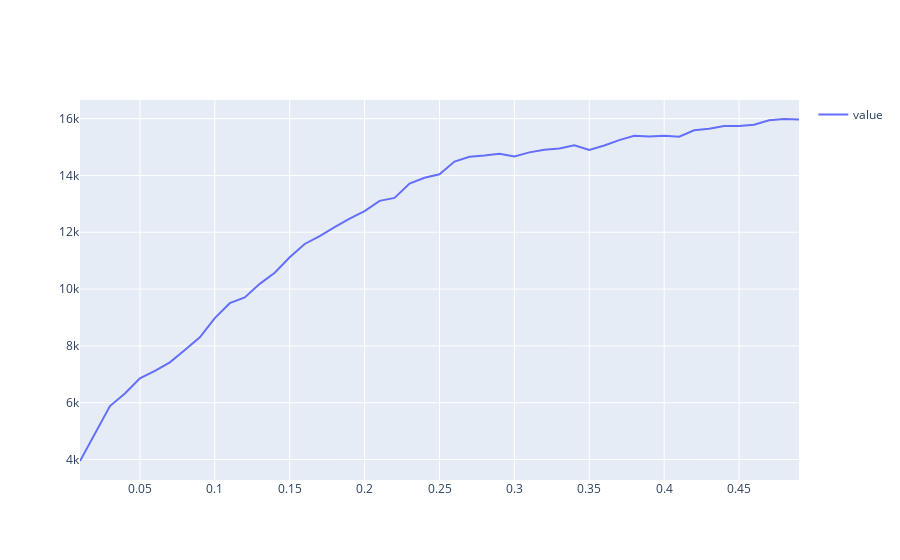
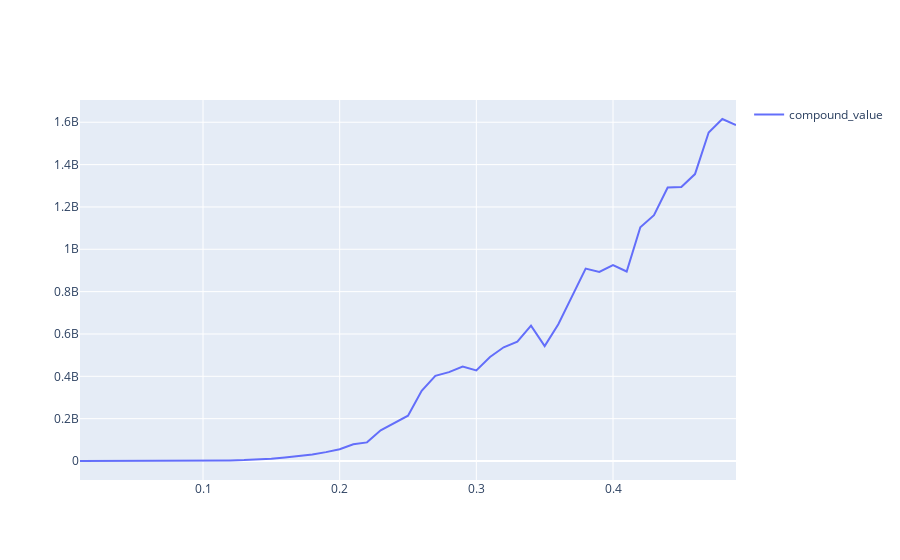

These figures' notebook cell, in order:
### Code cell
value_list = []
compound_value_list = []
range_list = [x/100 for x in range(1, 50)]
for pct in range_list:
    df_rel_delta = df[['open', 'Ratio_EMA_12_21']].copy()
    df_rel_delta['Signal_Ratio_EMA_12_21'] = np.where((df_rel_delta['Ratio_EMA_12_21'] < pct) & (df_rel_delta['Ratio_EMA_12_21'].shift(1) > pct), -1,
                                            np.where((df_rel_delta['Ratio_EMA_12_21'] > -pct) & (df_rel_delta['Ratio_EMA_12_21'].shift(1) < -pct), 1, 0))
    df_rel_delta.drop(columns='Ratio_EMA_12_21', inplace=True)
    _, trades_next_rel_delta, _, _ = get_trades(df_rel_delta, 'Signal_Ratio_EMA_12_21', freq)

    value, df_pnl = pnl(trades_next_rel_delta, verbose=False)
    value_list.append(value)

    compound_value, df_compound_pnl, df_compound_return = pnl_compund(trades_next_rel_delta, verbose=False)
    compound_value_list.append(compound_value)

df_roi = pd.DataFrame({'pct': range_list, 'value': value_list})
df_roi.set_index('pct', inplace=True)
plot_df(df_roi)
# plot_df(df_pnl)

df_compound_roi = pd.DataFrame({'pct': range_list, 'compound_value': compound_value_list})
df_compound_roi.set_index('pct', inplace=True)
plot_df(df_compound_roi)
# plot_df(df_compound_pnl)
# plot_df(df_compound_return*100)

### Figure 1 — Plotly figure (JSON) as saved in the notebook; plotly's stock layout.template omitted (floating-point values rounded to 4 significant figures)
{"data": [{"mode": "lines", "name": "value", "type": "scatter", "x": [0.01, 0.02, 0.03, 0.04, 0.05, 0.06, 0.07, 0.08, 0.09, 0.1, 0.11, 0.12, 0.13, 0.14, 0.15, 0.16, 0.17, 0.18, 0.19, 0.2, 0.21, 0.22, 0.23, 0.24, 0.25, 0.26, 0.27, 0.28, 0.29, 0.3, 0.31, 0.32, 0.33, 0.34, 0.35, 0.36, 0.37, 0.38, 0.39, 0.4, 0.41, 0.42, 0.43, 0.44, 0.45, 0.46, 0.47, 0.48, 0.49], "y": [3946.0, 4901.0, 5879.0, 6320.0, 6854.0, 7119.0, 7421.0, 7856.0, 8300.0, 8979.0, 9502.0, 9705.0, 10180.0, 10580.0, 11120.0, 11590.0, 11870.0, 12180.0, 12480.0, 12747, 13110.0, 13210.0, 13710.0, 13920.0, 14040.0, 14489, 14660.0, 14700.0, 14760.0, 14670.0, 14810.0, 14900.0, 14950.0, 15060.0, 14900.0, 15060.0, 15250.0, 15400.0, 15370.0, 15400.0, 15370.0, 15590.0, 15640.0, 15740.0, 15740.0, 15790.0, 15940.0, 15990.0, 15970.0]}], "layout": {"showlegend": true}}

### Figure 2 — Plotly figure (JSON) as saved in the notebook; plotly's stock layout.template omitted (floating-point values rounded to 4 significant figures)
{"data": [{"mode": "lines", "name": "compound_value", "type": "scatter", "x": [0.01, 0.02, 0.03, 0.04, 0.05, 0.06, 0.07, 0.08, 0.09, 0.1, 0.11, 0.12, 0.13, 0.14, 0.15, 0.16, 0.17, 0.18, 0.19, 0.2, 0.21, 0.22, 0.23, 0.24, 0.25, 0.26, 0.27, 0.28, 0.29, 0.3, 0.31, 0.32, 0.33, 0.34, 0.35, 0.36, 0.37, 0.38, 0.39, 0.4, 0.41, 0.42, 0.43, 0.44, 0.45, 0.46, 0.47, 0.48, 0.49], "y": [9219.0, 23681, 62780.0, 97500.0, 167100.0, 217000.0, 293800.0, 449600.0, 693600.0, 1354000.0, 2293000.0, 2786000.0, 4446000.0, 6553000.0, 10730000.0, 17020000.0, 22540000.0, 31180000.0, 41840000.0, 55370000.0, 79330000.0, 87990000.0, 145200000.0, 178300000.0, 214200000.0, 331700000.0, 402000000.0, 419700000.0, 446100000.0, 427700000.0, 491300000.0, 537200000.0, 563900000.0, 639500000.0, 543000000.0, 646100000.0, 780600000.0, 909000000.0, 893000000.0, 925400000.0, 895000000.0, 1104000000.0, 1161000000.0, 1291000000.0, 1295000000.0, 1355000000.0, 1551000000.0, 1615000000.0, 1587000000.0]}], "layout": {"showlegend": true}}
